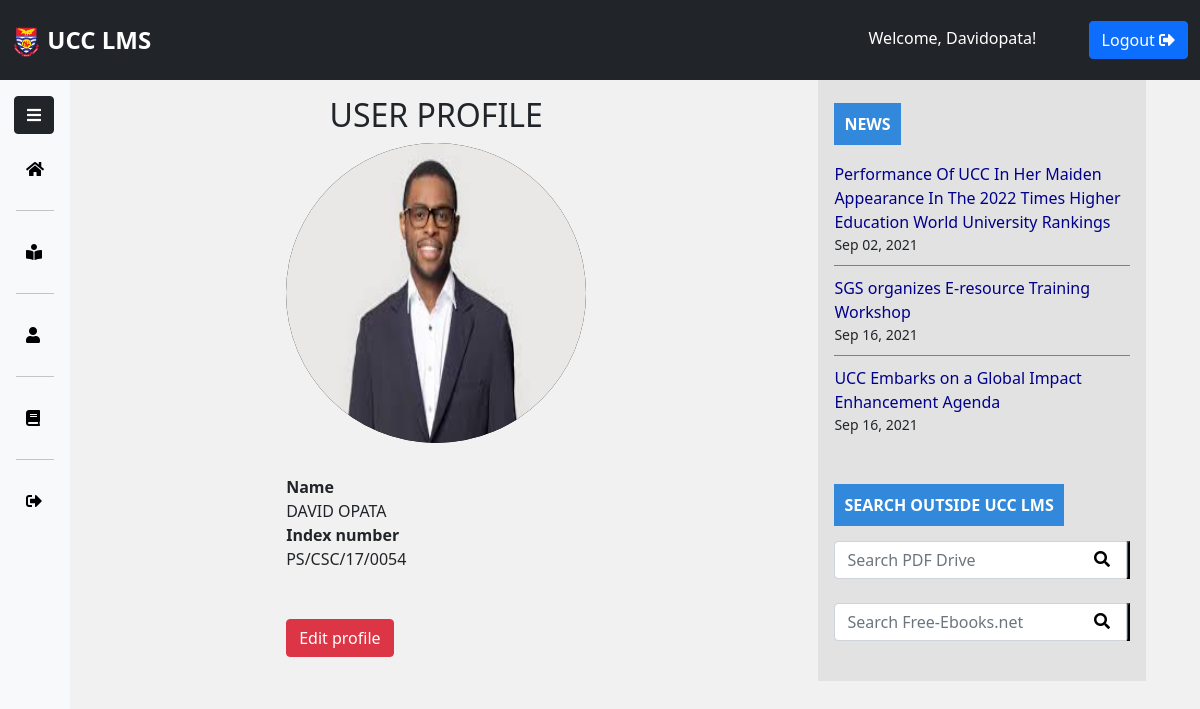
The page /student-dashboard (signed in) on the database its author committed.
### ucclms/models.py (models this page shows, shortened)
class Student(models.Model):
    user = models.OneToOneField(User, blank=True, null=True, on_delete=models.CASCADE)
    index_number = models.CharField(max_length=20, blank=True, null=True)
    profile_pic = models.ImageField(blank=True, null=True)

### ucclms/decorators.py (the view)
        def wrapper_func(request, *args, **kwargs):
            group = None
            if request.user.groups.exists():
                group = request.user.groups.all()[0].name
            if group in allowed_roles:
                return view_func(request, *args, **kwargs)
            else:
                return HttpResponse('Not authorised to access this page Try <ul><li><a href="/">Home</a></li><li><a href="/login">Login</a></li><li><a href="/admin-dashboard">Admin dashboard</a></li><li><a href="/student-dashboard">Student/Faculty dashboard</a></li></ul>')

### ucclms/views.py (called while the page is built)
@allowed_users(allowed_roles=['student'])
def studentDashboard(request):
    student = Student.objects.get(user=request.user)
    context = {'student': student}
    return render(request, 'ucclms/student-dashboard.html', context)

### ucclms/templates/ucclms/student-dashboard.html (shortened to what this page needs)
{% extends 'base.html' %}
{% load static %}
{% block content %}
<div class="dashboard admin-dashboard">
        <div class="rowe">
          <nav id="sideMenu" class="sideMenu closed bg-light">
                <div class="menu-toggle btn btn-dark">
                  <i class="fas fa-bars"></i>
                </div>
                    <div class="">
                      <ul class="">
                        <li class="nav-ite mb-2">
                          <a class="nav-link active" href="{% url 'student-dashboard' %}">
                            <i class="fas fa-home"></i>
                          </a>
                        </li>
                        <hr>
                        <li class="nav-ite mb-2">
                          <a class="nav-link" href="student-view-books">
                            <i class="fas fa-book-reader"></i>
                          </a>
                        </li>
                        <hr>
                        <li class="nav-ite mb-2">
                          <a class="nav-link" href="{% url 'student-borrowed-books' %}">
                            <i class="fas fa-user"></i>
                          </a>
                        </li>
                        <hr>
                        <li class="nav-ite mb-2">
                          <a class="nav-link" href="{% url 'recommend-book'%}">
                            <i class="fas fa-book"></i>
                          </a>
                        </li>
                        <hr>
                        <li class="nav-ite mb-2">
                          <a class="nav-link" href="{% url 'logout' %}">
                            <i class="fas fa-sign-out-alt"></i>
                          </a>
                        </li>
                      </ul>
                    </div>
          </nav>
          <main class="ms-sm-auto px-md-4 container">
                <div class="pt-3 pb-2 mb-3 user-profile">
                      <h1 class="h2 text-center">USER PROFILE</h1>
                      <div class="profile">
                        <div class="profile-pic">
                          {% if student.profile_pic %}
                            <img src="{{student.profile_pic.url}}" alt="profile-picture.jpg">
                          {% else %}
                            <img src="{% static '/img/background.jpg' %}" alt="profile-picture.jpg">
                          {% endif %}
                        </div>
                        <div class="profile-details">
                          <div class="profile-detail username"><span class="detail-title">Name </span><span style="text-transform: uppercase;">{{student.user.first_name}} {{student.user.last_name}}</span></div>
                          <div class="profile-detail index-number"><span class="detail-title">Index number </span><span style="text-transform: uppercase;">{{student.index_number}}</span></div>
                        </div>
                        <a href="{% url 'edit-profile' user.id %}" class="mt-5 btn btn-danger">Edit profile</a>
                      </div>
                </div>
                <div class="aside">
                  <div class="news aside-item">
                    <strong>NEWS</strong>
                    <ul class="news-list">
                      <li>
                        <a target="blank" href="https://ucc.edu.gh/news/performance-ucc-her-maiden-appearance-2022-times-higher-education-world-university-rankings">Performance Of UCC In Her Maiden Appearance In The 2022 Times Higher Education World University Rankings</a>
                        <small>Sep 02, 2021</small>
                      </li>
                      <li>
                        <a target="blank" href="https://ucc.edu.gh/news/sgs-organizes-e-resource-training-workshop">SGS organizes E-resource Training Workshop</a>
                        <small>Sep 16, 2021</small>
                      </li>
                      <li>
                        <a target="blank" href="https://ucc.edu.gh/news/ucc-embarks-global-impact-enhancement-agenda">UCC Embarks on a Global Impact Enhancement Agenda</a>
                        <small>Sep 16, 2021</small>
                      </li>
                    </ul>
                  </div>
                  <div class="search aside-item">
                    <strong>SEARCH OUTSIDE UCC LMS</strong>
                      <form action="https://www.pdfdrive.com/search?'q'" class="search-pdfDrive">
                        <div class="input-group">
                          <input type="text" class="form-control" name="query" placeholder="Search PDF Drive">
                          <button>
                            <i class="fas fa-search"></i>
                          </button>
                        </div>
                      </form>
                      <form action="https://www.free-ebooks.net/search/">
                        <div class="input-group">
                          <input type="text" class="form-control" name="query" placeholder="Search Free-Ebooks.net">
                          <button>
                            <i class="fas fa-search"></i>
                          </button>
                        </div>
                      </form>
                  </div>
                </div>
          </main>
        </div>
      </div>
{% endblock %}

### templates/base.html (shortened to what this page needs)
<!DOCTYPE html>
{% load static %}
<html lang="en">
<head>
    <link rel="stylesheet" type="text/css" href="{% static '/css/all.min.css' %}">
    <link rel="stylesheet" type="text/css" href="{% static '/css/sign-up.css' %}">
    <link rel="stylesheet" type="text/css" href="{% static '/css/bootstrap.css' %}">
    <link rel="stylesheet" type="text/css" href="{% static '/css/main.css' %}">
    <link rel="stylesheet" type="text/css" href="{% static '/css/dashstyle.css' %}">
</head>
<body>
    <nav class="navbar navbar-dark bg-dark py-3">
        <div class="container-fluid">
            <div class="logo"><a href="/"><img src="{% static '/img/ucc_web_logo.png' %}" alt="logo.png" height='30px'> UCC LMS</a></div>
            <div class="right">
                <span id="hello-msg" class="mx-5" style="text-transform: capitalize; color: white;">Welcome, {{request.user}}!</span>
                <a href="{% url 'logout' %}" class="btn btn-primary">
                    Logout <i class="fas fa-sign-out-alt"></i>
                </a>
            </div>
        </div>
    </nav>
    {% block content %}
    {% endblock %}
</body>
</html>

### static/css/main.css (style rules this page uses)
* { margin: 0; padding: 0; box-sizing: border-box; }
body { background-color: rgb(241, 241, 241); }
ul { list-style: none; }
a { text-decoration: none; }
nav.navbar { height: 10vh; }
nav.navbar a { color: #fff; }
nav .logo { font-weight: bold; font-size: 1.5rem; }
.admin-dashboard a { color: #fff; }
.user-profile { display: flex; width: 70%; justify-content: center; align-items: center; flex-direction: column; }
.user-profile .profile-pic { width: 300px; height: 300px; border-radius: 50%; max-width: 100%; margin: auto; overflow: hidden; background-color: black; margin-bottom: 2rem; }
.user-profile img { width: 300px; height: 300px; object-fit: fill; }
.user-profile .profile-detail { display: flex; flex-direction: column; }
.user-profile .profile-detail .detail-title { font-weight: bold; }
.admin-dashboard main.container { display: flex; }
.admin-dashboard main.container .aside { width: 30%; padding: 1rem; background-color: rgb(226, 226, 226); }
.admin-dashboard main.container .aside-item { width: 100%; margin-top: 1rem; }
.admin-dashboard main.container .search.aside-item { margin-top: 3rem; }
.admin-dashboard main.container .aside .aside-item strong { background: rgb(50, 137, 219); padding: 10px; color: white; width: 100%; }
.admin-dashboard main.container .aside ul { list-style: none; padding: 0; margin-top: 1rem; }
.admin-dashboard main.container .aside ul li { padding: 10px 0; display: flex; flex-direction: column; }
.admin-dashboard main.container .aside ul li:not(:last-child) { border-bottom: 1px solid grey; }
.admin-dashboard main.container .aside ul li a { color: darkblue; }
.admin-dashboard main.container .aside ul a { color: black; }
.admin-dashboard main.container .aside form.search-pdfDrive { margin-top: 1.5rem; }
.admin-dashboard main.container .aside form .input-group { margin: 1.5rem 0; }
.admin-dashboard main.container .aside form .input-group input { position: relative; }
.admin-dashboard main.container .aside .input-group i { position: absolute; top: 10px; right: 20px; z-index: 100; }

### static/css/dashstyle.css (style rules this page uses)
.admin-dashboard .rowe { display: flex; }
.rowe #sideMenu { width: 400px; padding: 1rem; height: 90vh; position: relative; }
.rowe #sideMenu a { color: black; }
.rowe #sideMenu ul { padding: 0; margin-top: 3rem; list-style: none; }
.rowe #sideMenu ul li { transition: all 0.2s ease; border-radius: 5px; white-space: nowrap; }
.rowe #sideMenu ul li a { height: 50px; display: flex; align-items: center; }
.rowe #sideMenu ul li i { margin-right: 20px; }
.rowe .menu-toggle { position: absolute; right: 1rem; }
.rowe .sideMenu { width: fit-content !important; position: fixed !important; top: 10vh; left: 0; }
.rowe .sideMenu.closed { width: fit-content !important; }
.rowe .sideMenu.closed li a { padding: 10px; }
.rowe .sideMenu.closed li a i { margin: 0 !important; padding: 0 !important; }
.rowe .sideMenu.closed li { width: fit-content !important; }

### rows shown on the page
Student: profile_pic (picture), user.first_name "DAVID", user.last_name "OPATA", index_number "PS/CSC/17/0054"

### other values the page prints
{{ request.user }} "Davidopata"
